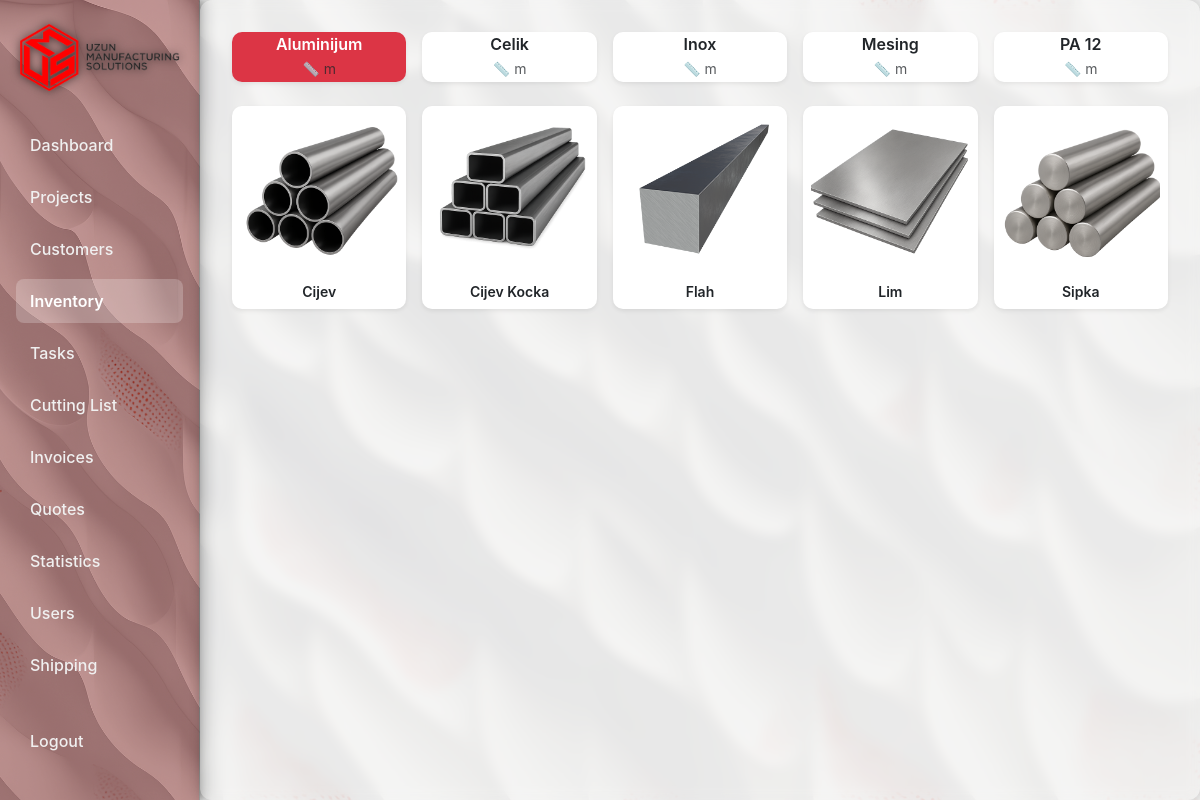
/inventory/?material=1 (signed in), run on the app's committed database.
### core/models.py (models this page shows, shortened)
class MaterialType(models.Model):
    name = models.CharField(max_length=100, unique=True)
    class Meta:
        verbose_name = "Material Type"
        verbose_name_plural = "Material Types"

class StockType(models.Model):
    material_type = models.ForeignKey(MaterialType, on_delete=models.CASCADE, related_name="stock_types")
    name = models.CharField(max_length=100)
    class Meta:
        verbose_name = "Stock Type"
        verbose_name_plural = "Stock Types"
        unique_together = ('material_type', 'name')

### core/views.py (the view)
# urls.py: path('inventory/', views.inventory_list, name='inventory_list'),
@login_required
def inventory_list(request):
    materials = MaterialType.objects.all()
    selected_material_id = request.GET.get('material')
    selected_stock_id = request.GET.get('stock')
    stock_types = StockType.objects.filter(material_type_id=selected_material_id) if selected_material_id else []
    inventory_items = InventoryItem.objects.filter(stock_type_id=selected_stock_id) if selected_stock_id else []
    context = {
        'materials': materials,
        'stock_types': stock_types,
        'inventory_items': inventory_items,
        'selected_material_id': int(selected_material_id) if selected_material_id else None,
        'selected_stock_id': int(selected_stock_id) if selected_stock_id else None,
    }
    return render(request, 'core/inventory_list.html', context)

### core/permission_gate.py (called while the page is built, shortened)
    def __call__(self, request):
        return self.get_response(request)

### core/templates/core/inventory_list.html (shortened to what this page needs)
{% extends "base.html" %}
{% load static %}
{% block content %}
    {% if materials %}
    <div class="row row-cols-2 row-cols-sm-3 row-cols-md-4 row-cols-lg-5 g-3 mb-4">
        {% for material in materials %}
        <div class="col">
            <a href="?material={{ material.id }}" class="text-decoration-none">
                <div class="card shadow-sm border-0 h-100
                    {% if material.id == selected_material_id %} bg-danger text-white {% endif %}"
                    style="border-top: 3px solid {% if material.id == selected_material_id %}#dc3545{% else %}#198754{% endif %};
                        border-radius: 10px;
                        transition: transform 0.15s ease-in-out;
                        min-height: 50px;
                        display: flex;
                        align-items: center;
                        justify-content: center;
                        text-align: center;">
                    <h6 class="card-title fw-semibold mb-0">
                        {{ material.name }}
                    </h6>
                    <p class="small text-muted mt-1 mb-0">
                        📏 {{ material.length|floatformat:2 }} m
                    </p>
                </div>
            </a>
        </div>
        {% endfor %}
    </div>
    {% endif %}
    {% if stock_types %}
    <div class="row row-cols-2 row-cols-sm-3 row-cols-md-4 row-cols-lg-5 g-3 mb-4">
        {% for stock in stock_types %}
        <div class="col">
            <a href="?material={{ selected_material_id }}&stock={{ stock.id }}" class="text-decoration-none">
                <div class="card shadow-sm border-0 h-100" style="
                    border-top: 3px solid #dc3545;
                    border-radius: 10px;
                    transition: transform 0.15s ease-in-out;
                    min-height: 200px;">
                    <div class="card-body text-center d-flex flex-column justify-content-between p-2">
                        <div class="mb-2">
                            <img src="{% static 'core/images/'|add:stock.name|add:'.png' %}"
                                 class="img-fluid"
                                 alt="{{ stock.name }}"
                                 style="max-height: 160px; object-fit: contain;">
                        </div>
                        <h6 class="card-title fw-semibold small mt-1 mb-0">{{ stock.name }}</h6>
                    </div>
                </div>
            </a>
        </div>
        {% endfor %}
    </div>
    {% endif %}
</div>
{% endblock %}

### core/templates/base.html (shortened to what this page needs)
{% load static %}
<!DOCTYPE html>
<html lang="en">
<head>
    <link href="https://cdn.jsdelivr.net/npm/fullcalendar@6.1.8/index.global.min.css" rel="stylesheet" />
    <link href="https://cdn.jsdelivr.net/npm/bootstrap@5.3.3/dist/css/bootstrap.min.css" rel="stylesheet">
    <link href="{% static 'core/styles.css' %}" rel="stylesheet">
</head>
<body>
<div class="container-fluid">
    <div class="row">
        <nav class="col-md-2 col-12 sidebar">
            <div class="logo">
                <img src="{% static 'core/images/uzun_color_black-removebg-200.png' %}" alt="UMS Logo">
            </div>
            <ul class="nav flex-column">
                <li class="nav-item">
                    <a class="nav-link {% if request.path == '/' %}active{% endif %}" href="{% url 'dashboard' %}">
                        Dashboard
                    </a>
                </li>
                <li class="nav-item">
                    <a class="nav-link {% if 'projects' in request.path %}active{% endif %}" href="{% url 'project_list' %}">
                        Projects
                    </a>
                </li>
                <li class="nav-item">
                    <a class="nav-link {% if 'customers' in request.path %}active{% endif %}" href="{% url 'customer_list' %}">
                        Customers
                    </a>
                </li>
                <li class="nav-item">
                    <a class="nav-link {% if 'inventory' in request.path %}active{% endif %}" href="{% url 'inventory_list' %}">
                        Inventory
                    </a>
                </li>
                <li class="nav-item">
                    <a class="nav-link {% if 'tasks' in request.path %}active{% endif %}" href="{% url 'task_dashboard' %}">
                        Tasks
                    </a>
                </li>
                <li class="nav-item">
                    <a class="nav-link {% if 'cutting-lists' in request.path %}active{% endif %}" href="{% url 'cutting_list_dashboard' %}">
                        Cutting List
                    </a>
                </li>
                <li class="nav-item">
                    <a class="nav-link {% if 'invoices' in request.path %}active{% endif %}" href="{% url 'invoice_dashboard' %}">
                        Invoices
                    </a>
                </li>
                <li class="nav-item">
                    <a class="nav-link {% if 'quotes' in request.path %}active{% endif %}" href="{% url 'quote_dashboard' %}">
                        Quotes
                    </a>
                </li>
                <li class="nav-item">
                    <a class="nav-link {% if 'stats' in request.path %}active{% endif %}" href="{% url 'stats_dashboard' %}">
                        Statistics
                    </a>
                </li>
                 <li class="nav-item">
                    <a class="nav-link" href="{% url 'user_list' %}">Users</a>
                </li>
                <li class="nav-item">
                    <a class="nav-link {% if 'shipping' in request.path %}active{% endif %}" href="{% url 'shipping_dashboard' %}">Shipping</a>
                </li>
                <li class="nav-item mt-4">
                    <a class="nav-link" href="{% url 'logout' %}">Logout</a>
                </li>
            </ul>
        </nav>
        <main class="col-md-10 col-12 content">
            {% block content %}
            {% endblock %}
    </div>
</body>
</html>

### core/static/core/styles.css (style rules this page uses)
body { background-color: #f8f9fa; }
.card { border-left: 4px solid #ff0000; }
.sidebar { min-height: 100vh; padding-top: 20px; border-right: 1px solid #333; }
.sidebar .nav-link { font-weight: 500; color: #ccc; padding: 10px 20px; transition: background-color 0.2s, color 0.2s; }
.sidebar .nav-link.active { background-color: #ff0000; color: white; }

### data on the page
MaterialType: name "Aluminijum"
MaterialType: name "Celik"
MaterialType: name "Inox"
MaterialType: name "Mesing"
MaterialType: name "PA 12"
StockType: name (picture), name "Cijev"
StockType: name (picture), name "Cijev Kocka"
StockType: name (picture), name "Flah"
StockType: shows a picture, name "Lim"
StockType: name (picture), name "Sipka"
